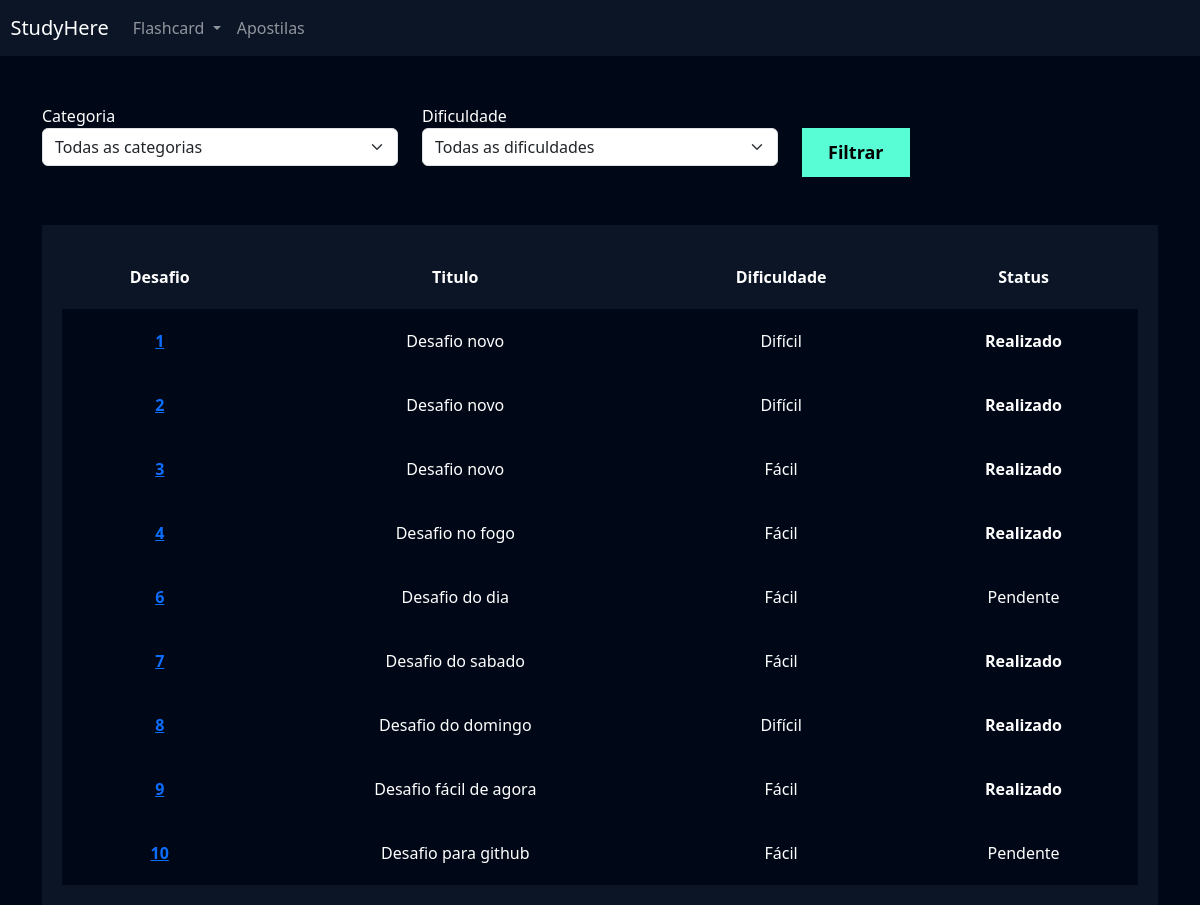
Page /flashcard/listar_desafio/ (signed in) on the earlier database version.
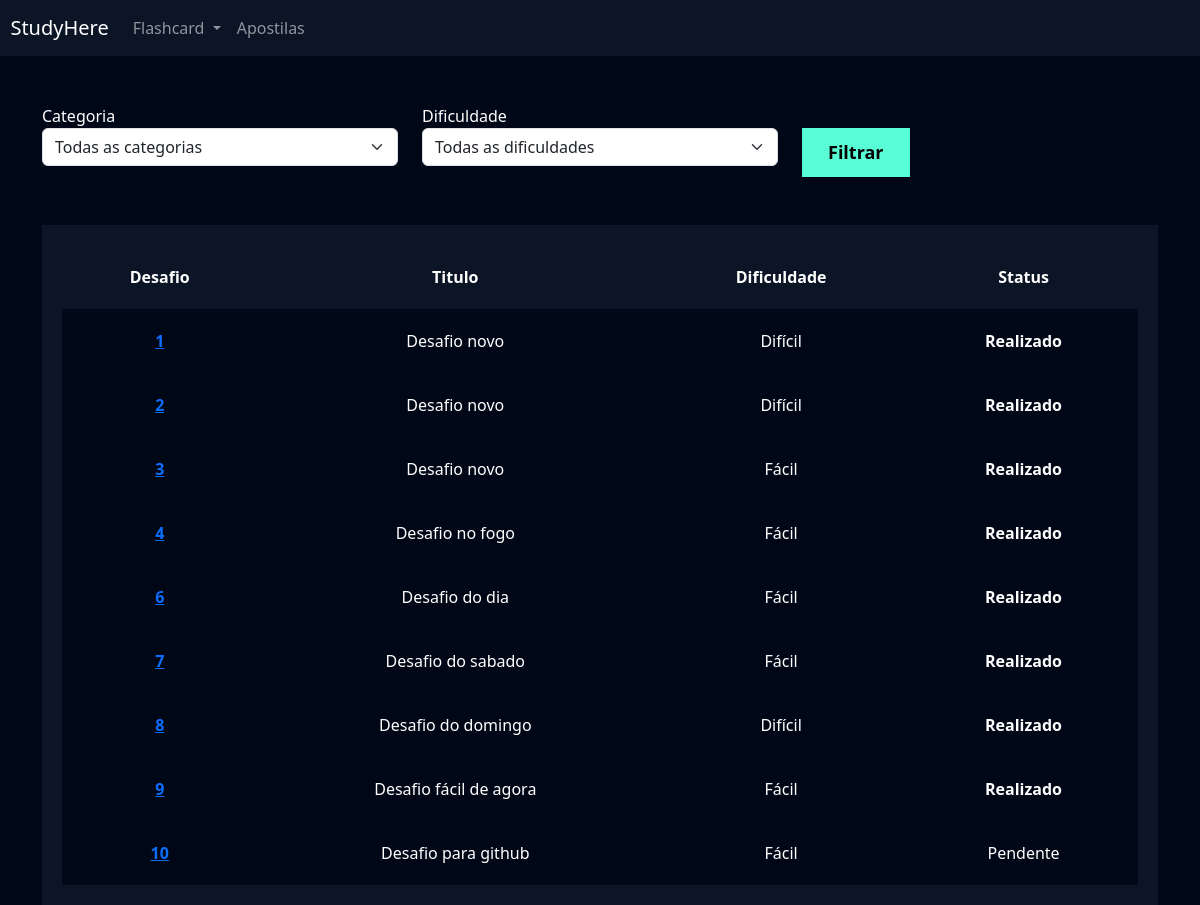
Same page on the later database version.
### flashcard/models.py (models this page shows, shortened)
class Desafio(models.Model):
    STATUS_CHOICES = (('P', 'Pendente'), ('R', 'Realizado'))
    user = models.ForeignKey(User, on_delete=models.DO_NOTHING)
    titulo = models.CharField(max_length=100)
    categoria = models.ManyToManyField(Categoria)
    quantidade_perguntas = models.IntegerField()
    dificuldade = models.CharField(
        max_length=1, choices=Flashcard.DIFICULDADE_CHOICES
    )
    flashcards = models.ManyToManyField(FlashcardDesafio)
    status = models.CharField(max_length=1, choices=STATUS_CHOICES)

### flashcard/views.py (the view)
# urls.py: path('listar_desafio/', views.listar_desafio, name='listar_desafio'),
def listar_desafio(request):
    desafios = Desafio.objects.filter(user=request.user)
    categorias = Categoria.objects.all()
    dificuldades = Flashcard.DIFICULDADE_CHOICES
    categoria_filtrar = request.GET.get('categoria')
    dificuldade_filtrar = request.GET.get('dificuldade')
    if categoria_filtrar:
        categoria_filtrar = Categoria.objects.get(id=categoria_filtrar)
        for d in desafios.all():
            if categoria_filtrar not in list(d.categoria.all()):
                desafios = desafios.exclude(id=d.id)
    if dificuldade_filtrar:
        desafios = desafios.filter(dificuldade=dificuldade_filtrar)
    return render(request, 'listar_desafio.html', {'desafios': desafios, 'categorias':categorias, 'dificuldades':dificuldades})

### flashcard/models.py (called while the page is built)
    def __str__(self):
        return self.nome

### flashcard/templates/listar_desafio.html (shortened to what this page needs)
{% extends "base.html" %}
{% load static %}
{% block 'cabecalho' %}
    <link href="{% static 'usuarios/css/cadastro.css' %}" rel="stylesheet">
    <link href="{% static 'flashcard/css/novo_flashcard.css' %}" rel="stylesheet">
    <link href="{% static 'flashcard/css/iniciar_desafio.css' %}" rel="stylesheet">
    <link href="{% static 'flashcard/css/desafio.css' %}" rel="stylesheet">
    <link href='https://unpkg.com/boxicons@2.1.4/css/boxicons.min.css' rel='stylesheet'>
{% endblock 'cabecalho' %}
{% block 'conteudo' %}
    {% include "partials/header.html" %}
    <div class="container">
        <br>
        <br>
        <div class="row">
            <div class="col-md">
                <form action="{% url 'listar_desafio' %}" method="GET">
                <label for="">Categoria</label>
                <select name="categoria" class="form-select">
                    <option value="">Todas as categorias</option>
                </select>
            </div>
            <div class="col-md">
                <label for="">Dificuldade</label>
                <select name="dificuldade" class="form-select">
                    <option value="">Todas as dificuldades</option>
                </select>
            </div>
            <div class="col-md">
                <br>
                <input type="submit" value="Filtrar" class="btn-cadastro">
            </div>
        </div>
        <br>
        <br>
        <div class="box-listar">
            <table>
                <thead>
                  <tr>
                    <th scope="col">Desafio</th>
                    <th scope="col">Titulo</th>
                    <th scope="col">Dificuldade</th>
                    <th scope="col">Status</th>
                  </tr>
                </thead>
                <tbody>
                    {% for desafio in desafios %}
                        <tr class="linha">
                            <th><a href="{% url 'desafio' desafio.id %}">{{desafio.id}}</a></th>
                            <td>{{desafio.titulo}}</td>
                            <td>{{desafio.get_dificuldade_display}}</td>
                            {% if desafio.status == 'R' %}
                                <td><strong>{{desafio.get_status_display}}</strong></td>
                            {% else %}
                                <td>{{desafio.get_status_display}}</td>
                            {% endif %}
                        </tr>
                  {% endfor %}
                </tbody>
              </table>
        </div>
    </div>
{% endblock 'conteudo' %}

Differences in the rows shown:
changed Desafio "Desafio do dia": status "Pendente" → "Realizado"
